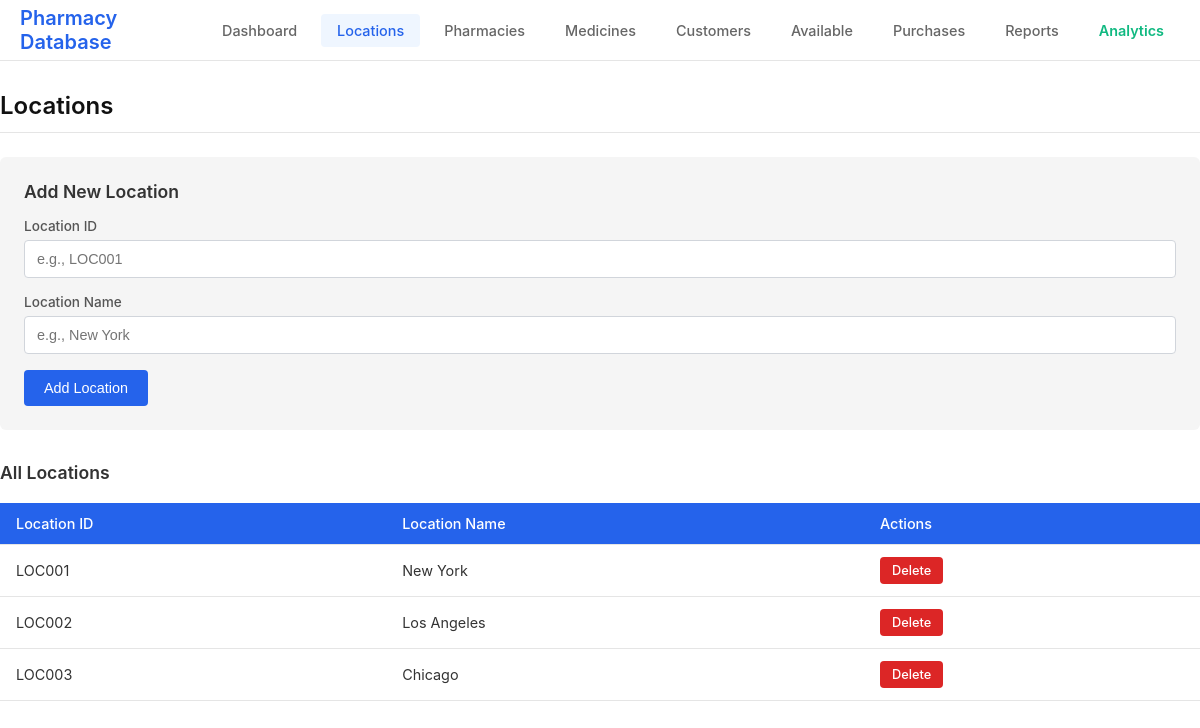
/locations, run on the app's committed database.
### tables this page shows
CREATE TABLE location (
            location_id TEXT PRIMARY KEY,
            location_name TEXT NOT NULL
        );

### app.py (the view)
@app.route('/locations')
def locations():
    conn = get_connection()
    cursor = conn.cursor()
    cursor.execute("SELECT * FROM location")
    locations = cursor.fetchall()
    conn.close()
    return render_template('locations.html', locations=locations)

### app.py (called while the page is built)
def get_connection():
    conn = sqlite3.connect(DB_PATH)
    conn.row_factory = sqlite3.Row
    return conn

### templates/locations.html (shortened to what this page needs)
{% extends "base.html" %}
{% block content %}
<h2>Locations</h2>
<div class="form-section">
    <h3>Add New Location</h3>
    <form method="POST" action="{{ url_for('add_location') }}">
        <div class="form-group">
            <label>Location ID</label>
            <input type="text" name="location_id" required placeholder="e.g., LOC001">
        </div>
        <div class="form-group">
            <label>Location Name</label>
            <input type="text" name="location_name" required placeholder="e.g., New York">
        </div>
        <button type="submit">Add Location</button>
    </form>
</div>
<h3>All Locations</h3>
<table>
    <thead>
        <tr>
            <th>Location ID</th>
            <th>Location Name</th>
            <th>Actions</th>
        </tr>
    </thead>
    <tbody>
        {% for location in locations %}
        <tr>
            <td>{{ location.location_id }}</td>
            <td>{{ location.location_name }}</td>
            <td>
                <a href="{{ url_for('delete_location', location_id=location.location_id) }}"
                   class="btn btn-danger btn-sm"
                   onclick="return confirm('Are you sure?')">Delete</a>
            </td>
        </tr>
        {% endfor %}
    </tbody>
</table>
{% endblock %}

### templates/base.html (style rules this page uses)
* { margin: 0; padding: 0; box-sizing: border-box; }
body { font-family: -apple-system, BlinkMacSystemFont, 'Segoe UI', Roboto, 'Helvetica Neue', Arial, sans-serif; background-color: #ffffff; color: #333; min-height: 100vh; }
h2 { font-size: 1.5rem; font-weight: 600; color: #111; margin-bottom: 24px; padding-bottom: 12px; border-bottom: 1px solid #e5e5e5; }
h3 { font-size: 1.1rem; font-weight: 600; color: #333; margin-bottom: 16px; }
table { width: 100%; border-collapse: collapse; margin: 20px 0; font-size: 0.9rem; }
th, td { padding: 12px 16px; text-align: left; border-bottom: 1px solid #e5e5e5; }
th { background-color: #2563eb; color: white; font-weight: 500; }
.form-section { background-color: #f5f5f5; padding: 24px; border-radius: 6px; margin-bottom: 32px; }
.form-group { margin-bottom: 16px; }
label { display: block; margin-bottom: 6px; color: #555; font-size: 0.85rem; font-weight: 500; }
input, select { width: 100%; padding: 10px 12px; border: 1px solid #d1d5db; border-radius: 4px; font-size: 0.9rem; background-color: white; transition: border-color 0.2s; }
button, .btn { background-color: #2563eb; color: white; padding: 10px 20px; border: none; border-radius: 4px; cursor: pointer; text-decoration: none; display: inline-block; font-size: 0.9rem; font-weight: 500; transition: background-color 0.2s; }
.btn-danger { background-color: #dc2626; }
.btn-sm { padding: 6px 12px; font-size: 0.8rem; }

### data on the page
location: location_id "LOC001", location_name "New York"
location: location_id "LOC002", location_name "Los Angeles"
location: location_id "LOC003", location_name "Chicago"
